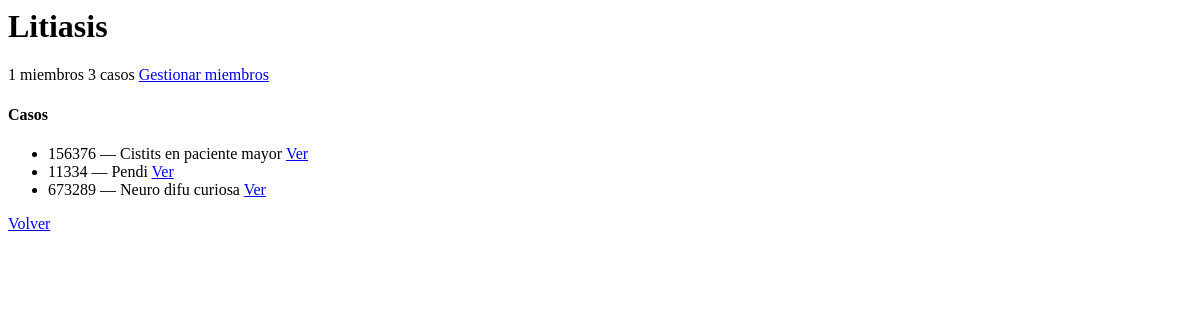
The page /users/groups/7/ (signed in) on the database as committed earlier.
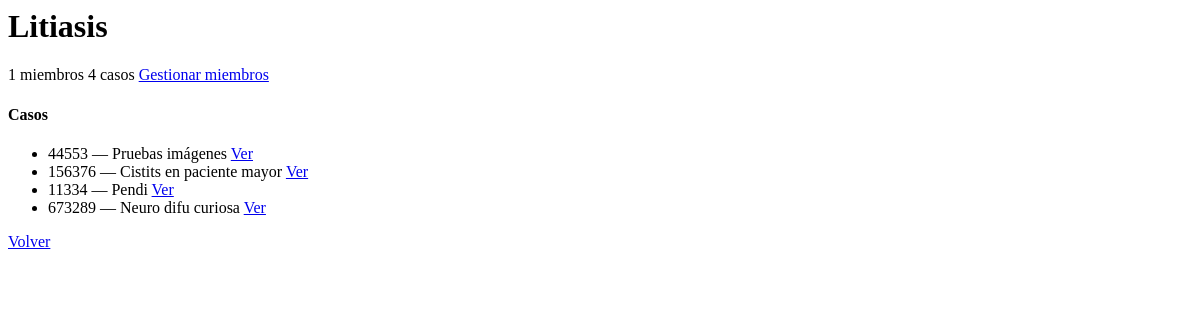
The same page on the database as committed later.
### cases/models.py (models this page shows, shortened)
class Case(models.Model):
    class AgeGroup(models.TextChoices):
        ADULTA = "adulta", "Adulta"
        PEDIATRICA = "pediatrica", "Pediátrica"
    cic = models.CharField(max_length=50, blank=True)
    centro_medico = models.CharField(max_length=150, blank=True)
    fecha = models.DateField(null=True, blank=True)
    grupo_edad = models.CharField(max_length=20, choices=AgeGroup.choices, default=AgeGroup.ADULTA)
    created_by = models.ForeignKey(
        settings.AUTH_USER_MODEL,
        null=True, blank=True,
        on_delete=models.SET_NULL,
        related_name="cases_created",
    )
    secciones = models.ManyToManyField(
        Tag, related_name="cases_seccion", blank=True,
        limit_choices_to={"kind": Tag.Kind.SECCION}
    )
    localizaciones = models.ManyToManyField(
        Tag, related_name="cases_localizacion", blank=True,
        limit_choices_to={"kind": Tag.Kind.LOCALIZACION}
    )
    patologias = models.ManyToManyField(
        Tag, related_name="cases_patologia", blank=True,
        limit_choices_to={"kind": Tag.Kind.PATOLOGIA}
    )
    diagnostico_inicial = models.TextField(blank=True)
    comentarios = models.TextField(blank=True)
    publicado = models.BooleanField(default=False)
    publicado_en = models.CharField(max_length=200, blank=True)
    pruebas_imagen = models.JSONField(default=list, blank=True)     # p.ej. ["TC", "RM"]
    procedimientos = models.JSONField(default=list, blank=True)
    interes_docente = models.BooleanField(default=False)
    shared_groups = models.ManyToManyField(
        Group,
        blank=True,
        related_name="cases",   # IMPORTANTE para contar casos fácil
    )
    created_by = models.ForeignKey(settings.AUTH_USER_MODEL, on_delete=models.SET_NULL, null=True, related_name="cases_created")
    created_at = models.DateTimeField(auto_now_add=True)
    class Meta:
        ordering = ["-fecha", "-created_at"]
    shared_groups = models.ManyToManyField(
        Group,
        blank=True,
        related_name="shared_cases",
    )

### users/views_groups.py (the view)
# urls.py: path("groups/<int:pk>/", views_groups.group_detail, name="group_detail"),
@login_required
def group_detail(request, pk):
    g = get_object_or_404(Group, pk=pk)
    if not request.user.is_staff and not g.user_set.filter(id=request.user.id).exists():
        return redirect("group_list")
    cases = Case.objects.filter(shared_groups=g).distinct()
    return render(request, "users/group_detail.html", {
        "group": g,
        "member_count": g.user_set.count(),
        "case_count": cases.count(),
        "cases": cases,
        "members": g.user_set.order_by("username")
    })

### templates/users/group_detail.html
<h1>{{ group.name }}</h1>
<div class="mb-3">
  <span class="badge bg-secondary">{{ member_count }} miembros</span>
  <span class="badge bg-dark">{{ case_count }} casos</span>
  {% if request.user.is_staff %}
    <a class="btn btn-outline-secondary btn-sm ms-2" href="{% url 'group_members' group.id %}">
      Gestionar miembros
    </a>
  {% endif %}
</div>
<h4>Casos</h4>
<ul class="list-group">
  {% for c in cases %}
    <li class="list-group-item d-flex justify-content-between">
      <span>{{ c.cic }} — {{ c.diagnostico_inicial|default:"(sin diagnóstico)" }}</span>
      <a class="btn btn-sm btn-outline-primary" href="{% url 'case_edit' c.id %}">Ver</a>
    </li>
  {% empty %}
    <li class="list-group-item">No hay casos en este grupo todavía.</li>
  {% endfor %}
</ul>
<div class="d-flex justify-content-center mt-4">
  <a class="btn btn-outline-secondary" href="{% url 'group_list' %}">Volver</a>
</div>

Rows that differ between the two databases and show on the page:
added Case: cic "44553", diagnostico_inicial "Pruebas imágenes"
Other text that changed with them:
{{ case_count }}: "3" → "4"
